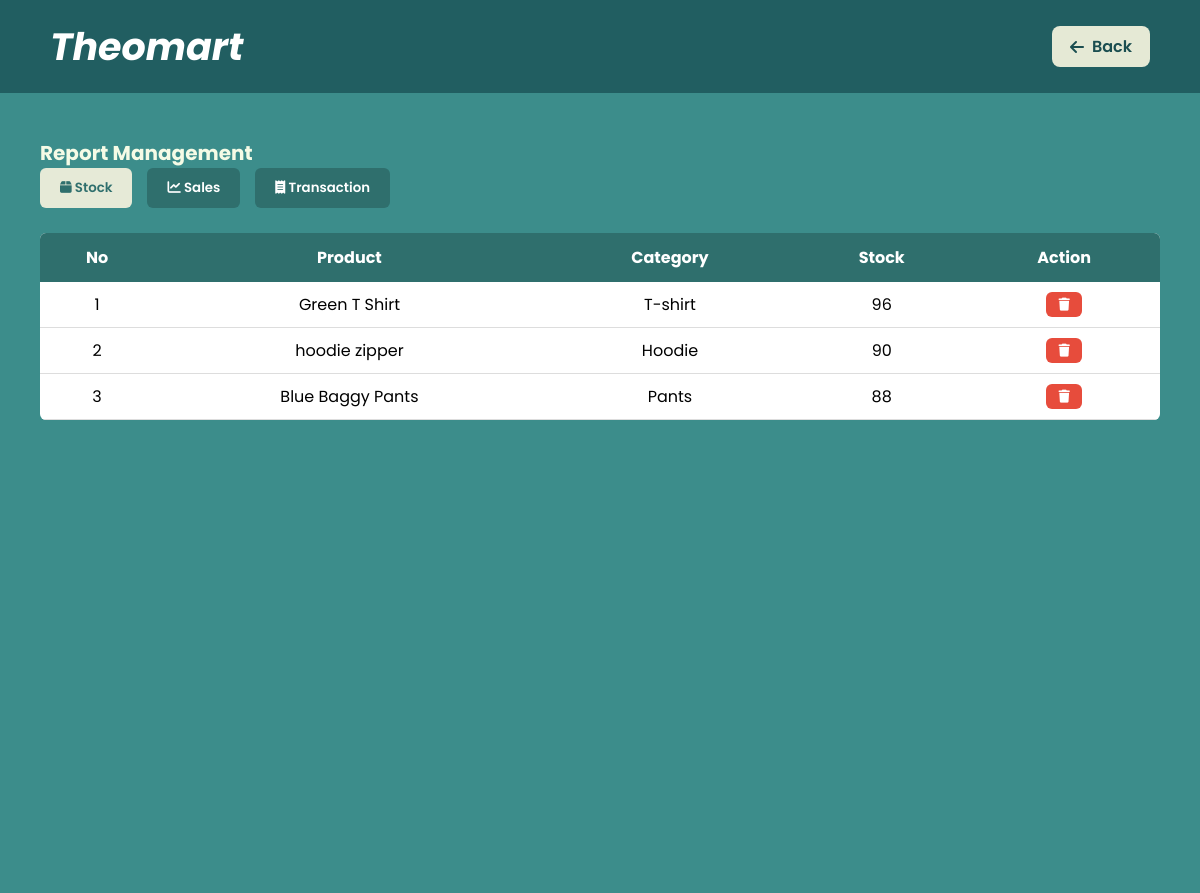
Before: /admin/report_management.php with the older database file.
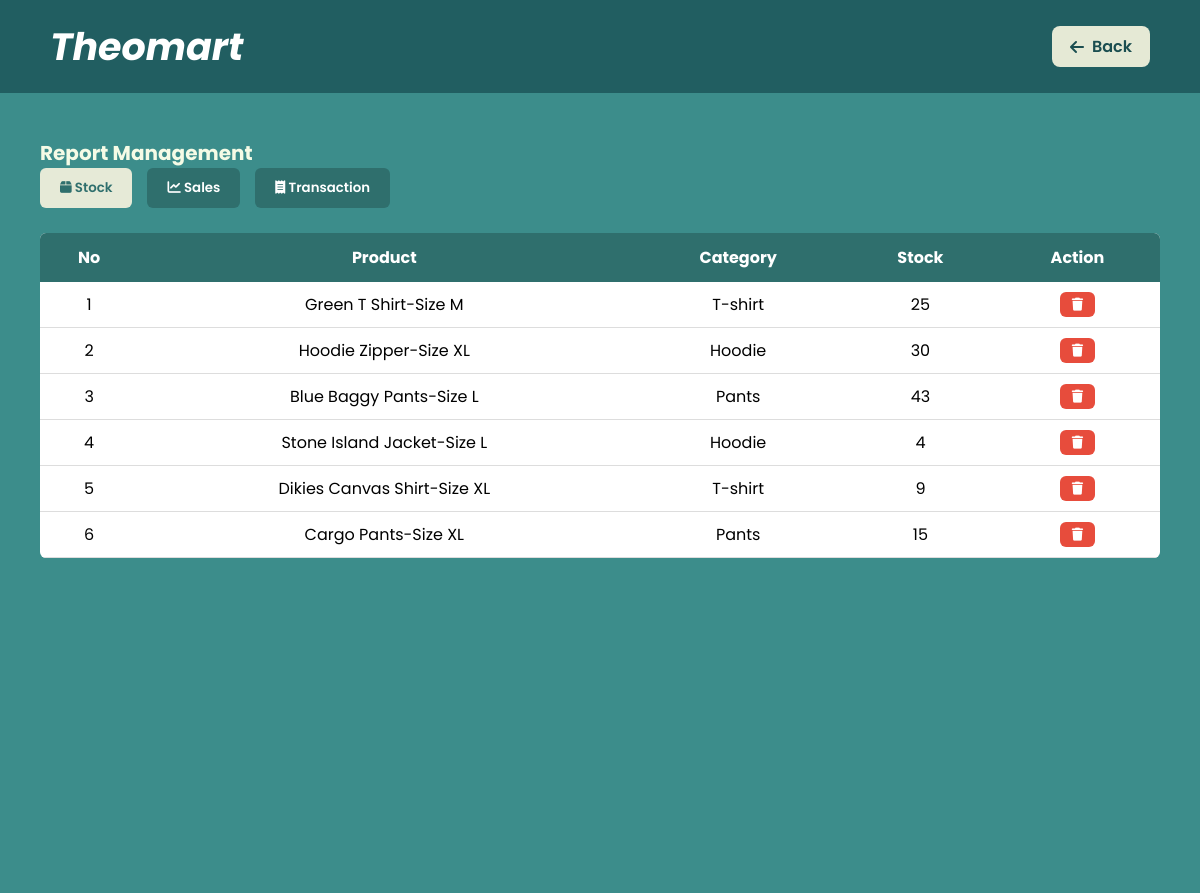
After: the same page with the newer database file.
### tables this page shows
CREATE TABLE `products` (
  `id` int(11) NOT NULL,
  `name` varchar(100) DEFAULT NULL,
  `category` varchar(50) DEFAULT NULL,
  `price` int(11) DEFAULT NULL,
  `stock` int(11) DEFAULT NULL,
  `photo` varchar(255) DEFAULT NULL
);

### admin/report_management.php (the view, shortened to what this page needs)
<?php
    include '../config/database.php';
    $queryStock = mysqli_query($conn, "SELECT * FROM products");
?>
<!DOCTYPE html>
<html>
    <head>
        <link rel="stylesheet" href="https://cdnjs.cloudflare.com/ajax/libs/font-awesome/6.5.0/css/all.min.css">
    </head>
    <body>
        <div class="header">
            <div class="logo">Theomart</div>
            <a href="dashboard.php" class="back-btn">
                <i class="fa-solid fa-arrow-left"></i> Back
            </a>
        </div>
        <div class="content">
            <h2>Report Management</h2>
            <div class="tabs">
                <button class="tab-btn active" onclick="showTab(event,'stock')">
                    <i class="fa-solid fa-box"></i> Stock
                </button>
                <button class="tab-btn" onclick="showTab(event,'sales')">
                    <i class="fa-solid fa-chart-line"></i> Sales
                </button>
                <button class="tab-btn" onclick="showTab(event,'transaction')">
                    <i class="fa-solid fa-receipt"></i> Transaction
                </button>
            </div>
            <div id="stock" class="tab-content active">
                <table>
                    <thead>
                        <tr>
                            <th>No</th>
                            <th>Product</th>
                            <th>Category</th>
                            <th>Stock</th>
                            <th>Action</th>
                        </tr>
                    </thead>
                    <tbody>
                        <?php $no=1; while($row=mysqli_fetch_assoc($queryStock)){ ?>
                            <tr>
                                <td><?= $no++ ?></td>
                                <td><?= $row['name'] ?></td>
                                <td><?= $row['category'] ?></td>
                                <td><?= $row['stock'] ?></td>
                                <td>
                                    <div class="btn-group">
                                        <a href="?delete_product=<?= $row['id'] ?>"
                                            onclick="return confirm('Delete this product?')"
                                            class="btn btn-delete">
                                            <i class="fa-solid fa-trash"></i>
                                        </a>
                                    </div>
                                </td>
                            </tr>
                        <?php } ?>
                    </tbody>
                </table>
            </div>
        </div>
    </body>
</html>

Changed rows visible on the page:
changed products: name "Green T Shirt" → "Green T Shirt-Size M"; stock "96" → "25"
changed products: name "hoodie zipper" → "Hoodie Zipper-Size XL"; stock "90" → "30"
changed products: name "Blue Baggy Pants" → "Blue Baggy Pants-Size L"; stock "88" → "43"
added products: name "Stone Island Jacket-Size L", category "Hoodie", stock "4"
added products: name "Dikies Canvas Shirt-Size XL", category "T-shirt", stock "9"
added products: name "Cargo Pants-Size XL", category "Pants", stock "15"
